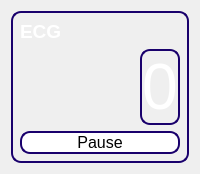
         <widget class="QWidget" name="page_5">
          <layout class="QGridLayout" name="gridLayout_5">
           <item row="0" column="0" colspan="2">
            <widget class="QWidget" name="widget_2" native="true">
             <property name="sizePolicy">
              <sizepolicy hsizetype="Preferred" vsizetype="Preferred">
               <horstretch>0</horstretch>
               <verstretch>0</verstretch>
              </sizepolicy>
             </property>
             <property name="styleSheet">
              <string notr="true">  border: 2px solid rgb(25, 0, 108);
  border-radius: 10px;</string>
             </property>
             <layout class="QGridLayout" name="gridLayout_9">
              <item row="1" column="0">
               <layout class="QHBoxLayout" name="horizontalLayout_3">
                <item>
                 <widget class="QWidget" name="widget_11" native="true">
                  <property name="sizePolicy">
                   <sizepolicy hsizetype="Preferred" vsizetype="Preferred">
                    <horstretch>10</horstretch>
                    <verstretch>0</verstretch>
                   </sizepolicy>
                  </property>
                  <property name="styleSheet">
                   <string notr="true">border:0px</string>
                  </property>
                 </widget>
                </item>
                <item>
                 <widget class="QLabel" name="label_2">
                  <property name="sizePolicy">
                   <sizepolicy hsizetype="Preferred" vsizetype="Preferred">
                    <horstretch>2</horstretch>
                    <verstretch>0</verstretch>
                   </sizepolicy>
                  </property>
                  <property name="palette">
                   <palette>
                    <active>
                     <colorrole role="WindowText">
                      <brush brushstyle="SolidPattern">
                       <color alpha="255">
                        <red>255</red>
                        <green>255</green>
                        <blue>255</blue>
                       </color>
                      </brush>
                     </colorrole>
                    </active>
                    <inactive>
                     <colorrole role="WindowText">
                      <brush brushstyle="SolidPattern">
                       <color alpha="255">
                        <red>255</red>
                        <green>255</green>
                        <blue>255</blue>
                       </color>
                      </brush>
                     </colorrole>
                    </inactive>
                    <disabled/>
                   </palette>
                  </property>
                  <property name="font">
                   <font>
                    <pointsize>48</pointsize>
                   </font>
                  </property>
                  <property name="text">
                   <string>0</string>
                  </property>
                  <property name="alignment">
                   <set>Qt::AlignCenter</set>
                  </property>
                 </widget>
                </item>
               </layout>
              </item>
              <item row="6" column="0">
               <widget class="QPushButton" name="clear">
                <property name="palette">
                 <palette>
                  <active>
                   <colorrole role="Button">
                    <brush brushstyle="SolidPattern">
                     <color alpha="255">
                      <red>255</red>
                      <green>255</green>
                      <blue>255</blue>
                     </color>
                    </brush>
                   </colorrole>
                   <colorrole role="Base">
                    <brush brushstyle="SolidPattern">
                     <color alpha="255">
                      <red>255</red>
                      <green>255</green>
                      <blue>255</blue>
                     </color>
                    </brush>
                   </colorrole>
                   <colorrole role="Window">
                    <brush brushstyle="SolidPattern">
                     <color alpha="255">
                      <red>255</red>
                      <green>255</green>
                      <blue>255</blue>
                     </color>
                    </brush>
                   </colorrole>
                  </active>
                  <inactive>
                   <colorrole role="Button">
                    <brush brushstyle="SolidPattern">
                     <color alpha="255">
                      <red>255</red>
                      <green>255</green>
                      <blue>255</blue>
                     </color>
                    </brush>
                   </colorrole>
                   <colorrole role="Base">
                    <brush brushstyle="SolidPattern">
                     <color alpha="255">
                      <red>255</red>
                      <green>255</green>
                      <blue>255</blue>
                     </color>
                    </brush>
                   </colorrole>
                   <colorrole role="Window">
                    <brush brushstyle="SolidPattern">
                     <color alpha="255">
                      <red>255</red>
                      <green>255</green>
                      <blue>255</blue>
                     </color>
                    </brush>
                   </colorrole>
                  </inactive>
                  <disabled>
                   <colorrole role="Button">
                    <brush brushstyle="SolidPattern">
                     <color alpha="255">
                      <red>255</red>
                      <green>255</green>
                      <blue>255</blue>
                     </color>
                    </brush>
                   </colorrole>
                   <colorrole role="Base">
                    <brush brushstyle="SolidPattern">
                     <color alpha="255">
                      <red>255</red>
                      <green>255</green>
                      <blue>255</blue>
                     </color>
                    </brush>
                   </colorrole>
                   <colorrole role="Window">
                    <brush brushstyle="SolidPattern">
                     <color alpha="255">
                      <red>255</red>
                      <green>255</green>
                      <blue>255</blue>
                     </color>
                    </brush>
                   </colorrole>
                  </disabled>
                 </palette>
                </property>
                <property name="font">
                 <font>
                  <pointsize>12</pointsize>
                 </font>
                </property>
                <property name="styleSheet">
                 <string notr="true">QWidget:hover{
background-color: rgb(186, 186, 186);
}

QWidget{
background-color: rgb(255, 255, 255);
}</string>
                </property>
                <property name="text">
                 <string>Pause</string>
                </property>
               </widget>
              </item>
              <item row="0" column="0">
               <widget class="QLabel" name="label_5">
                <property name="sizePolicy">
                 <sizepolicy hsizetype="Preferred" vsizetype="Minimum">
                  <horstretch>0</horstretch>
                  <verstretch>0</verstretch>
                 </sizepolicy>
                </property>
                <property name="maximumSize">
                 <size>
                  <width>16777215</width>
                  <height>50</height>
                 </size>
                </property>
                <property name="palette">
                 <palette>
                  <active>
                   <colorrole role="WindowText">
                    <brush brushstyle="SolidPattern">
                     <color alpha="255">
                      <red>255</red>
                      <green>255</green>
                      <blue>255</blue>
                     </color>
                    </brush>
                   </colorrole>
                  </active>
                  <inactive>
                   <colorrole role="WindowText">
                    <brush brushstyle="SolidPattern">
                     <color alpha="255">
                      <red>255</red>
                      <green>255</green>
                      <blue>255</blue>
                     </color>
                    </brush>
                   </colorrole>
                  </inactive>
                  <disabled/>
                 </palette>
                </property>
                <property name="font">
                 <font>
                  <pointsize>14</pointsize>
                  <bold>true</bold>
                  <underline>false</underline>
                 </font>
                </property>
                <property name="styleSheet">
                 <string notr="true">border:0px</string>
                </property>
                <property name="text">
                 <string>ECG</string>
                </property>
               </widget>
              </item>
             </layout>
            </widget>
           </item>
          </layout>
         </widget>
